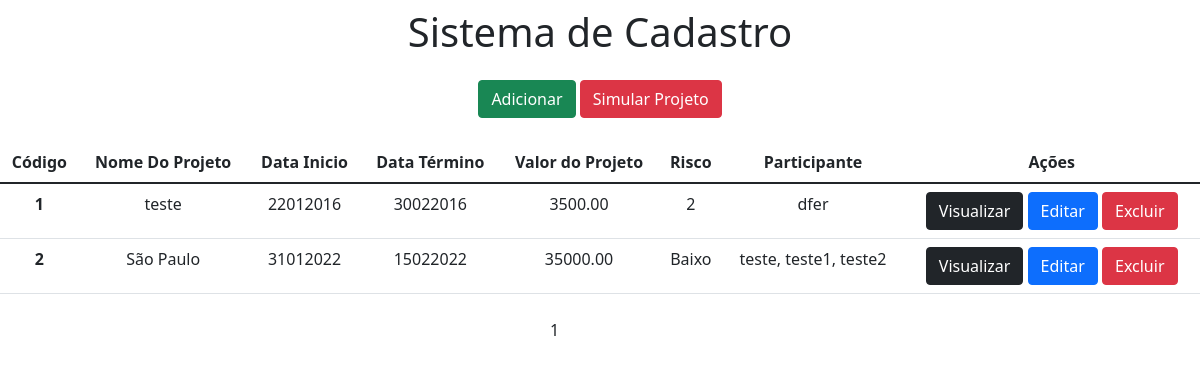
Before: / with the older database file.
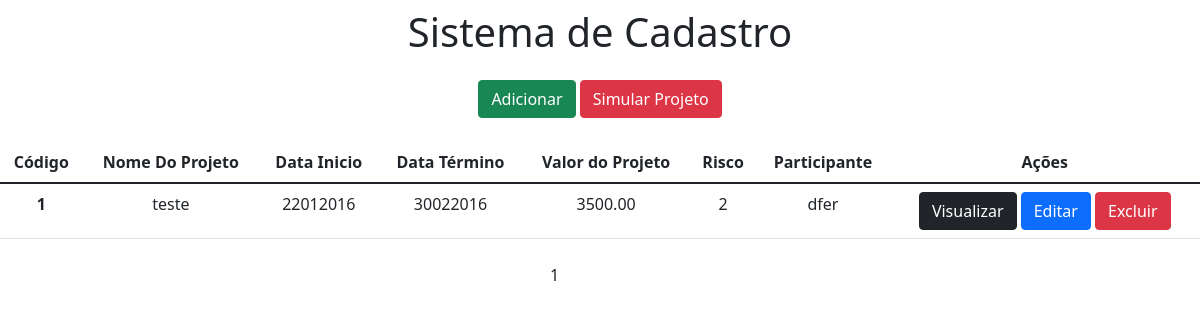
After: the same page with the newer database file.
### sistema/models.py (models this page shows)
class cadastro(models.Model):
    nome_projeto = models.CharField(max_length=150)
    data_inicio = models.IntegerField()
    data_termino = models.IntegerField()
    valor_projeto = models.DecimalField(max_digits=8, decimal_places=2)
    risco = models.CharField(max_length=100)
    participantes = models.CharField(max_length=150)

### sistema/views.py (the view)
# urls.py: path('', home, name='home'),
def home(request):
    data = {}
    all = cadastro.objects.all()
    paginator = Paginator(all, 5)
    pages = request.GET.get('page')
    data['db'] = paginator.get_page(pages)
    return render(request, 'index.html', data)

### sistema/templates/index.html (shortened to what this page needs)
<!DOCTYPE html>
<html lang="pt-br">
<head>
    <link href="https://cdn.jsdelivr.net/npm/bootstrap@5.1.3/dist/css/bootstrap.min.css" rel="stylesheet">
</head>
<body>
    <div class="col-8 m-auto pt-2 pb-2 text-center">
        <h1>Sistema de Cadastro</h1>
    </div>
    <div class="col-8 m-auto pt-2 pb-2 text-center">
        <a href="/form" class="btn btn-success"> Adicionar</a>
        <a href="/sim" class="btn btn-danger"> Simular Projeto</a>
    </div>
    <div class="col-15 m-auto pt-3 pb-2 text-center">
        <table class="table">
          <thead class="thead-dark">
            <tr>
              <th scope="col">Código</th>
              <th scope="col">Nome Do Projeto</th>
              <th scope="col">Data Inicio</th>
              <th scope="col">Data Término</th>
              <th scope="col">Valor do Projeto</th>
              <th scope="col">Risco</th>
              <th scope="col">Participante</th>
              <th scope="col">Ações</th>
            </tr>
          </thead>
          <tbody>
          {% for dbs in db %}
            <tr>
              <th>{{dbs.id}}</th>
              <td>{{dbs.nome_projeto}}</td>
              <td>{{dbs.data_inicio}}</td>
              <td>{{dbs.data_termino}}</td>
              <td>{{dbs.valor_projeto}}</td>
              <td>{{dbs.risco}}</td>
              <td>{{dbs.participantes}}</td>
              <td>
                  <a href="/view/{{dbs.id}}" class="btn btn-dark">Visualizar</a>
                  <a href="/edit/{{dbs.id}}/" class="btn btn-primary">Editar</a>
                  <a href="/delete/{{dbs.id}}/" class="btn btn-danger btnDel">Excluir</a>
              </td>
            </tr>
          {% endfor %}
          </tbody>
        </table>
    </div>
    <div class="col-1 m-auto pt-10 pb-5 text-center">
        <div class="pagination">
        {{db.number}}
        </div>
    </div>
    {% load static %}
</body>
</html>

Changed rows visible on the page:
removed cadastro: id "2", nome_projeto "São Paulo", data_inicio "31012022", data_termino "15022022", valor_projeto "35000.00", risco "Baixo", participantes "teste, teste1, teste2"
